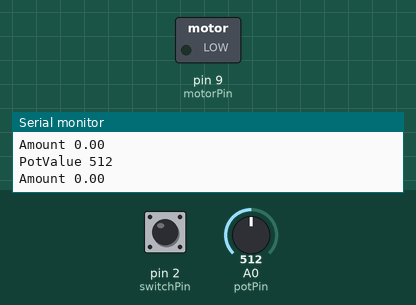
This sketch was run on a simulated Arduino Uno, built with avr-gcc and run on an emulated ATmega328P. On the bench: switched loads named in the sketch (green lamp = pin HIGH), the last lines printed to the serial monitor. Inputs (shaded band) come from the test bench; at power-on: A0 (potPin) = 512, pin 2 (switchPin) HIGH.

Above: at 1.2 s.
1.3 s: A0 (potPin) set to 1009
2.8 s: A0 (potPin) set to 1023
At 3.3 s:
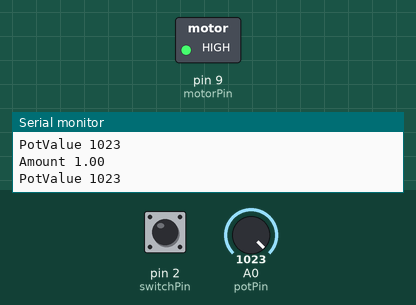
Timing chart, 0 to 5.8 s (numbered marks = the images above; inputs shaded):
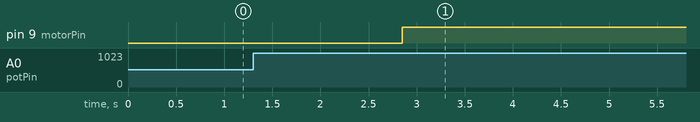

Measured:
- the behaviour switches between 1022 and 1023 on A0 (potPin) (found by bisection; images 0 and 1)
- after the input at 2.8 s, pin 9 (motorPin): LOW → HIGH after 0.05 s

The sketch:

MotorizedPinwheel.ino
```cpp
const int switchPin = 2;
const int potPin = A0;
const int motorPin = 9;

int switchState = 0;
int potValue = 0;
float amount = 0;

void setup() {
  // put your setup code here, to run once:
  pinMode(motorPin, OUTPUT);
  pinMode(switchPin, INPUT);
  Serial.begin(9600);
}

void loop() {
  // put your main code here, to run repeatedly:
  switchState = digitalRead(switchPin);

  potValue = analogRead(potPin);
  amount = map(potValue, 0, 1023, 0, 1);

  Serial.print("PotValue ");
  Serial.println(potValue);

  Serial.print("Amount ");
  Serial.println(amount);

  digitalWrite(motorPin, amount);

  //  if (switchState == HIGH) {
  //    digitalWrite(motorPin, HIGH);
  //  } else {
  //    digitalWrite(motorPin, LOW);
  //  }

}
```
